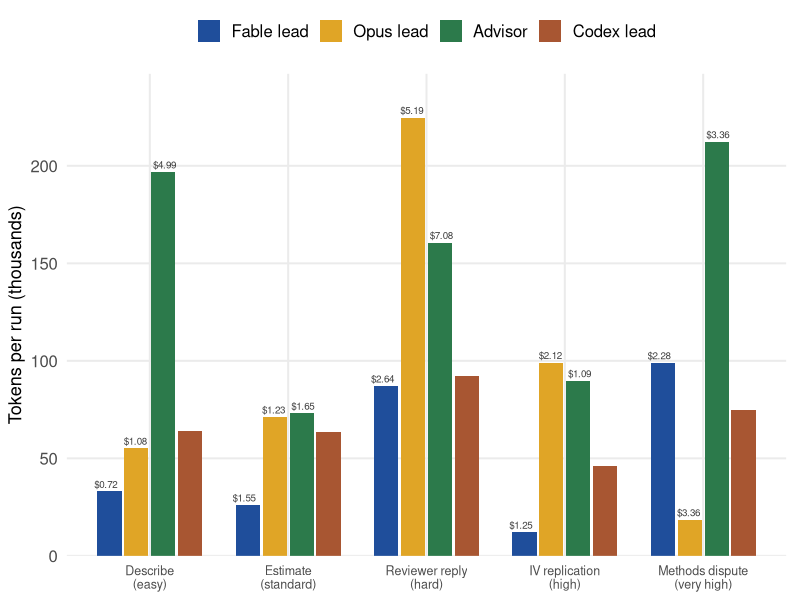
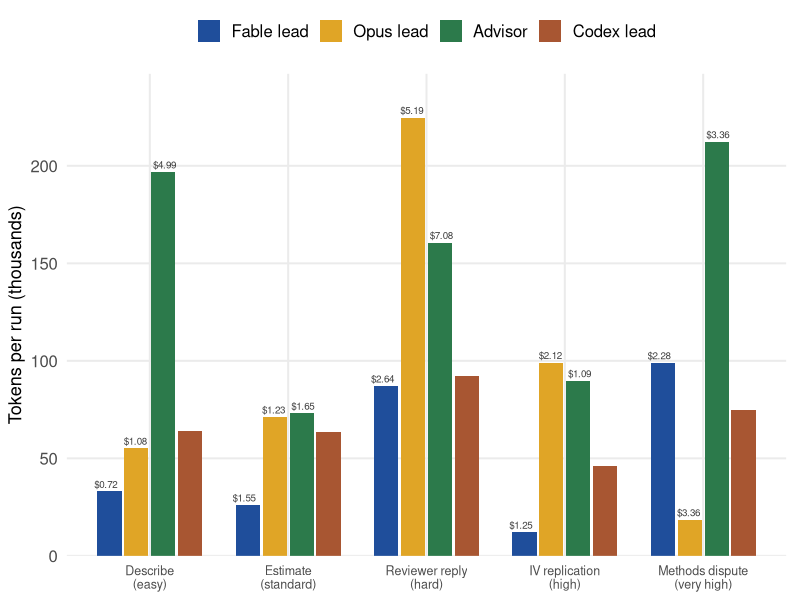
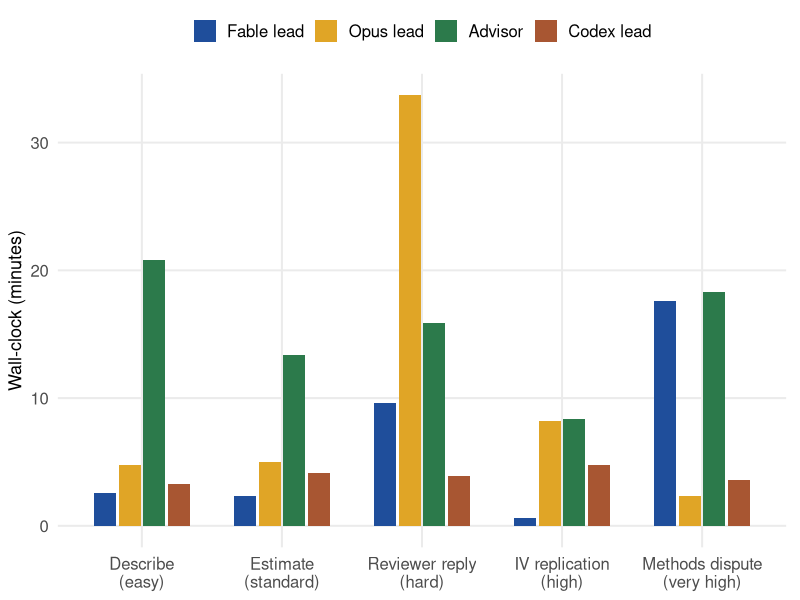
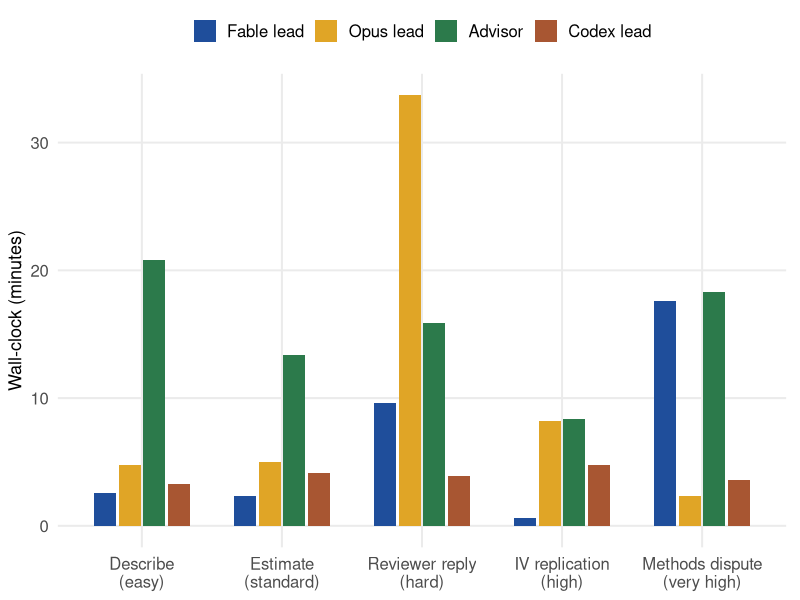
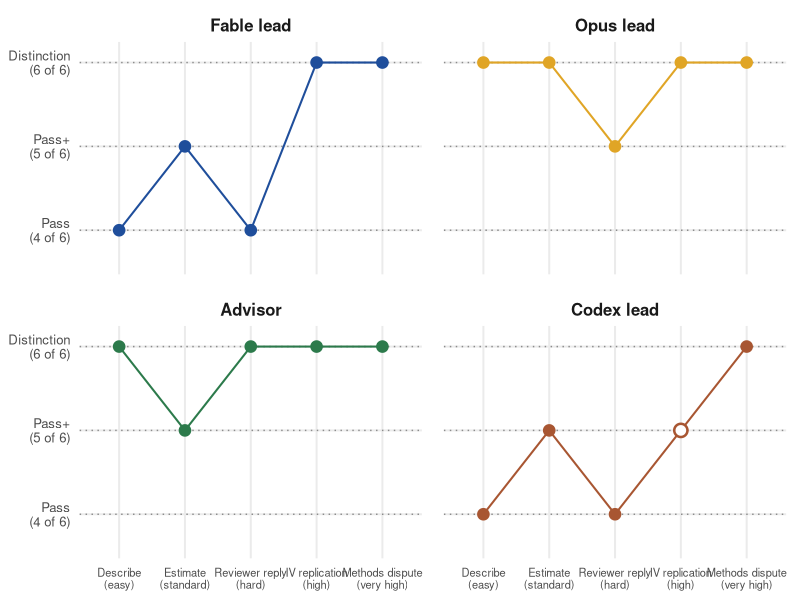
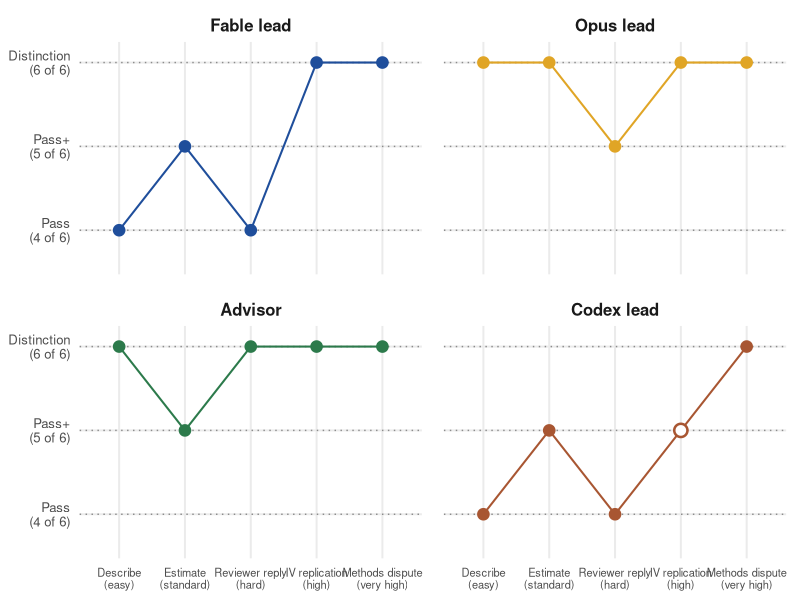

Recreate these plots in R, in order.
#!/usr/bin/env Rscript
# Orchestration Lab demo — efficiency charts (Anthropic arms only)
# Produces: eff-cost.png, eff-time.png, eff-quality.png
# Outputs copied to both analysis/figures/ and docs/assets/orchestration-lab/
#
# Sources: cost (USD), minutes, and tokens from the claude -p JSON envelopes
# (opus RE-RUN 2026-07-13 on the recalibrated v2.17.0 skill; fable is the
# 2026-07-13 v2.18.1 re-run (reason-in-place + rigor-bar recalibration) —
# T1/T2/T3 are the fresh v2.18.1 capture, H and VH are carried from the
# v2.18.0 draw (already Distinction, not re-run); advisor and Codex unchanged
# from 2026-07-12; advisor rows sum the solve + revise
# envelopes and their minutes include the unmetered consult) and from
# SCORING.md (items met of 6; bands are categorical, the fraction is their
# chart representation). The token column is "tokens processed, excluding
# cached reads" = input + cache_creation + output for the Claude arms (cache
# reads are cheap reused context and would otherwise dwarf the comparison);
# for the Codex arm it is the CLI's single total-tokens figure, its only
# number. This is the one unit shared by all four arms.

suppressPackageStartupMessages({
  library(ggplot2)
})

# ---- site palette ----
pal <- c(
  "Fable lead" = "#1F4E9B",
  "Opus lead"  = "#E0A526",
  "Advisor"    = "#2C7A4B",
  "Codex lead" = "#A85632"
)

mode_levels <- c("Fable lead", "Opus lead", "Advisor", "Codex lead")

brief_levels <- c("T1", "T2", "T3", "H", "VH")
brief_labels <- c(
  "T1" = "Describe\n(easy)",
  "T2" = "Estimate\n(standard)",
  "T3" = "Reviewer reply\n(hard)",
  "H"  = "IV replication\n(high)",
  "VH" = "Methods dispute\n(very high)"
)

# ---- shared theme ----
theme_demo <- theme_minimal(base_size = 15) +
  theme(
    legend.position = "top",
    legend.title = element_blank(),
    legend.text = element_text(size = 12),
    axis.title = element_text(size = 13),
    panel.grid.minor = element_blank(),
    plot.margin = margin(6, 10, 6, 6)
  )

# ---- data (captured-run numbers) ----
df <- rbind(
  data.frame(mode = "Fable lead",    brief = "T1", cost_usd = 0.72, minutes = 2.6,  out_tokens = 33000,  items = 4),
  data.frame(mode = "Fable lead",    brief = "T2", cost_usd = 1.55, minutes = 2.3,  out_tokens = 26000,  items = 5),
  data.frame(mode = "Fable lead",    brief = "T3", cost_usd = 2.64, minutes = 9.6,  out_tokens = 87000,  items = 4),
  data.frame(mode = "Fable lead",    brief = "H",  cost_usd = 1.25, minutes = 0.6,  out_tokens = 12000,  items = 6),
  data.frame(mode = "Fable lead",    brief = "VH", cost_usd = 2.28, minutes = 17.6, out_tokens = 99000,  items = 6),
  data.frame(mode = "Opus lead",     brief = "T1", cost_usd = 1.08, minutes = 4.8,  out_tokens = 55100,  items = 6),
  data.frame(mode = "Opus lead",     brief = "T2", cost_usd = 1.23, minutes = 5.0,  out_tokens = 71200,  items = 6),
  data.frame(mode = "Opus lead",     brief = "T3", cost_usd = 5.19, minutes = 33.7, out_tokens = 224700, items = 5),
  data.frame(mode = "Opus lead",     brief = "H",  cost_usd = 2.12, minutes = 8.2,  out_tokens = 99100,  items = 6),
  data.frame(mode = "Opus lead",     brief = "VH", cost_usd = 3.36, minutes = 2.3,  out_tokens = 18500,  items = 6),
  data.frame(mode = "Advisor", brief = "T1", cost_usd = 4.99, minutes = 20.8, out_tokens = 196800, items = 6),
  data.frame(mode = "Advisor", brief = "T2", cost_usd = 1.65, minutes = 13.4, out_tokens = 73100,  items = 5),
  data.frame(mode = "Advisor", brief = "T3", cost_usd = 7.08, minutes = 15.9, out_tokens = 160600, items = 6),
  data.frame(mode = "Advisor", brief = "H",  cost_usd = 1.09, minutes = 8.4,  out_tokens = 89700,  items = 6),
  data.frame(mode = "Advisor", brief = "VH", cost_usd = 3.36, minutes = 18.3, out_tokens = 212300, items = 6),
  # Codex arm (2026-07-12; unaffected by the recalibration — headless = the
  # Terra-lead fallback either way, so not re-run). out_tokens is the CLI's
  # single total-tokens figure (no input/output breakdown; no USD reported).
  data.frame(mode = "Codex lead",       brief = "T1", cost_usd = NA,   minutes = 3.3,  out_tokens = 64057, items = 4),
  data.frame(mode = "Codex lead",       brief = "T2", cost_usd = NA,   minutes = 4.1,  out_tokens = 63539, items = 5),
  data.frame(mode = "Codex lead",       brief = "T3", cost_usd = NA,   minutes = 3.9,  out_tokens = 92446, items = 4),
  data.frame(mode = "Codex lead",       brief = "H",  cost_usd = NA,   minutes = 4.8,  out_tokens = 46016, items = 5),
  data.frame(mode = "Codex lead",       brief = "VH", cost_usd = NA,   minutes = 3.6,  out_tokens = 74658, items = 6)
)

df$mode <- factor(df$mode, levels = mode_levels)
df$brief <- factor(df$brief, levels = brief_levels)
df$score <- df$items / 6
# 46/high-ajr met core + completeness but missed the judgment item, so its
# fraction (5/6) sits at the Pass+ line while its band is Pass (SCORING.md).
# Drawn hollow to mark the one fraction-above-band case.
df$band_matches <- !(df$mode == "Codex lead" & df$brief == "H")

out_dirs <- c(
  "/Users/scdenney/Documents/github/resources/ai-for-research/demos/orchestration-lab/analysis/figures",
  "/Users/scdenney/Documents/github/resources/ai-for-research/docs/assets/orchestration-lab"
)
for (d in out_dirs) dir.create(d, recursive = TRUE, showWarnings = FALSE)

save_png <- function(plot, filename, width_in = 8, height_in = 4.5, dpi = 300) {
  for (d in out_dirs) {
    ggsave(
      filename = file.path(d, filename),
      plot = plot,
      width = width_in,
      height = height_in,
      dpi = dpi,
      units = "in"
    )
  }
}

# ---- Chart 1: tokens by brief, all four arms on one unit ----
# One unit so the Codex arm sits with the rest. For the Claude arms this is
# output (generated) tokens from the run envelope; the Codex CLI reports only a
# single total-tokens figure, shown as-is. Neither counts Claude Code's
# cached-context reads (billed at a fraction, and millions per run), which would
# otherwise dwarf the comparison. USD is labeled on the Claude bars where the
# CLI reports it; the Codex CLI reports no dollars.
tok_dodge <- position_dodge2(width = 0.85, preserve = "single")
df$tok_k <- df$out_tokens / 1000
df$usd_lab <- ifelse(is.na(df$cost_usd), "",
                     paste0("$", formatC(df$cost_usd, format = "f", digits = 2)))

p_cost <- ggplot(df, aes(x = brief, y = tok_k, fill = mode)) +
  geom_col(position = tok_dodge, width = 0.78) +
  geom_text(aes(label = usd_lab), position = tok_dodge,
            vjust = -0.45, size = 2.5, colour = "grey25") +
  scale_fill_manual(values = pal, breaks = mode_levels) +
  scale_x_discrete(labels = brief_labels, drop = FALSE) +
  scale_y_continuous(expand = expansion(mult = c(0, 0.10))) +
  labs(x = NULL, y = "Tokens per run (thousands)") +
  theme_demo +
  theme(axis.text.x = element_text(size = 9))

save_png(p_cost, "eff-cost.png", width_in = 9, height_in = 5)

# ---- Chart 2: wall-clock minutes by brief, grouped bars ----
p_time <- ggplot(df, aes(x = brief, y = minutes, fill = mode)) +
  geom_col(position = position_dodge2(width = 0.8, preserve = "single"), width = 0.7) +
  scale_fill_manual(values = pal, breaks = mode_levels) +
  scale_x_discrete(labels = brief_labels, drop = FALSE) +
  labs(x = NULL, y = "Wall-clock (minutes)") +
  theme_demo

save_png(p_time, "eff-time.png")

# ---- Chart 3: rubric score against the band thresholds, one panel per arm ----
# Dotted lines mark the three bands (SCORING.md): every brief is graded on
# six binary items (4 core, 1 judgment, 1 completeness), so 4/6 = Pass,
# 5/6 = Pass+, 6/6 = Distinction, one shared axis for all briefs. Four arms on
# one axis overlap badly, so each arm gets its own panel; the dotted lines are
# repeated in every panel so a reader can place any point without cross-panel
# comparison.
thresholds <- data.frame(
  score = c(4 / 6, 5 / 6, 1),
  band = c("Pass", "Pass+", "Distinction")
)

df$mode <- factor(df$mode, levels = mode_levels)

p_quality <- ggplot(df, aes(x = brief, y = score, color = mode, group = mode)) +
  geom_hline(
    data = thresholds, aes(yintercept = score),
    linetype = "dotted", color = "grey55", linewidth = 0.5
  ) +
  geom_line(linewidth = 0.7) +
  geom_point(data = df[df$band_matches, ], size = 3.6) +
  geom_point(
    data = df[!df$band_matches, ],
    size = 3.6, shape = 21, fill = "white", stroke = 1.3
  ) +
  facet_wrap(~mode, nrow = 2) +
  scale_color_manual(values = pal, breaks = mode_levels, guide = "none") +
  scale_x_discrete(labels = brief_labels, drop = FALSE) +
  scale_y_continuous(
    limits = c(0.60, 1.02),
    breaks = thresholds$score,
    labels = c("Pass\n(4 of 6)", "Pass+\n(5 of 6)", "Distinction\n(6 of 6)")
  ) +
  labs(x = NULL, y = NULL) +
  theme_demo +
  theme(
    strip.text = element_text(size = 12, face = "bold"),
    axis.text.x = element_text(size = 8),
    axis.text.y = element_text(size = 9.5),
    panel.spacing.x = unit(1.1, "lines"),
    panel.spacing.y = unit(0.9, "lines")
  )

save_png(p_quality, "eff-quality.png", width_in = 9, height_in = 6)

cat("Done.\n")
